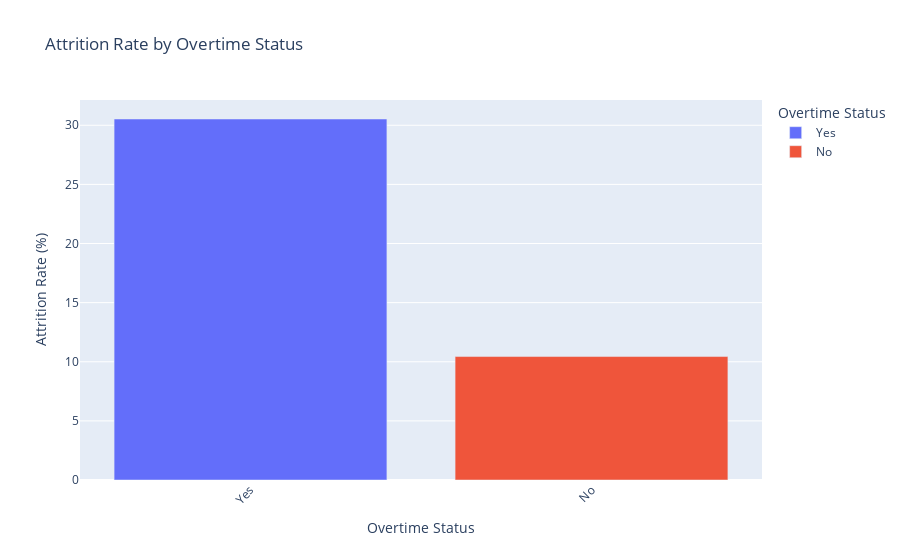

The notebook cell this image was saved under:
### Code cell
# Example 3: Overtime impact on attrition
df3, fig3 = query_and_visualize("Compare attrition rates between overtime and non-overtime employees")

### Figure 1 — Plotly figure (JSON) as saved in the notebook; plotly's stock layout.template omitted (floating-point values rounded to 4 significant figures)
{"data": [{"hovertemplate": "Overtime Status=%{x}<br>Attrition Rate (%)=%{y}<extra></extra>", "legendgroup": "Yes", "marker": {"color": "#636efa", "pattern": {"shape": ""}}, "name": "Yes", "orientation": "v", "showlegend": true, "textposition": "auto", "type": "bar", "x": ["Yes"], "xaxis": "x", "y": [30.53], "yaxis": "y"}, {"hovertemplate": "Overtime Status=%{x}<br>Attrition Rate (%)=%{y}<extra></extra>", "legendgroup": "No", "marker": {"color": "#EF553B", "pattern": {"shape": ""}}, "name": "No", "orientation": "v", "showlegend": true, "textposition": "auto", "type": "bar", "x": ["No"], "xaxis": "x", "y": [10.44], "yaxis": "y"}], "layout": {"barmode": "relative", "legend": {"title": {"text": "Overtime Status"}, "tracegroupgap": 0}, "title": {"text": "Attrition Rate by Overtime Status"}, "xaxis": {"anchor": "y", "categoryarray": ["Yes", "No"], "categoryorder": "array", "domain": [0, 1], "tickangle": -45, "title": {"text": "Overtime Status"}}, "yaxis": {"anchor": "x", "domain": [0, 1], "title": {"text": "Attrition Rate (%)"}}}}
